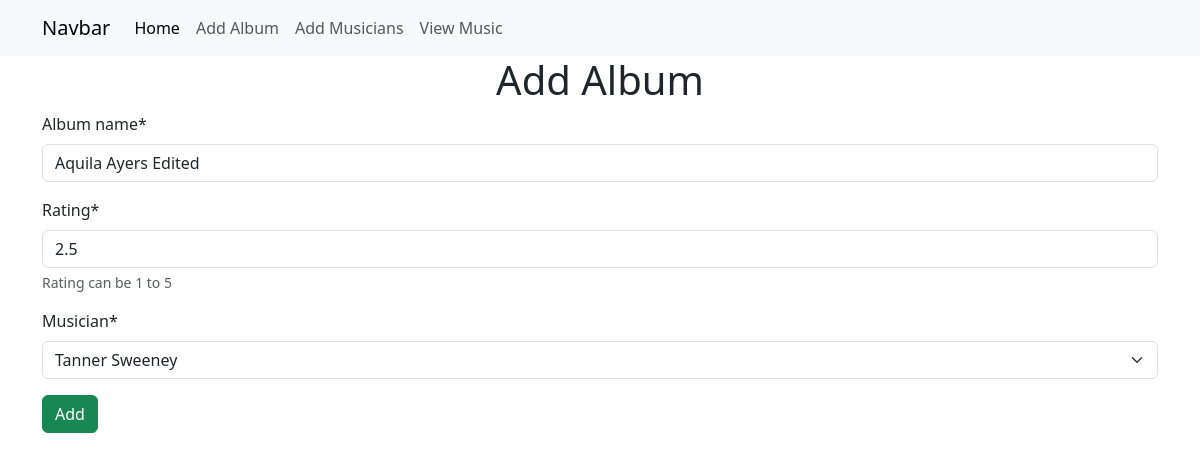
Before: /musician/edit/album/1 with the older database file.
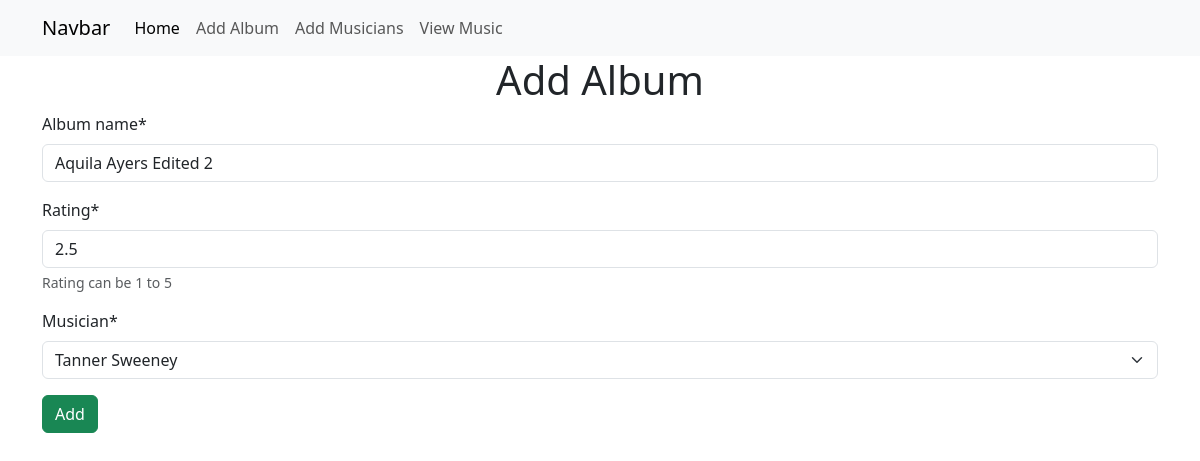
After: the same page with the newer database file.
### musicians/models.py (models this page shows, shortened)
class Album(models.Model):
    album_name = models.CharField(max_length=255)
    release_date = models.DateField(auto_now_add=True)
    rating = models.FloatField(
        validators=[MaxValueValidator(5.0), MinValueValidator(0.0)])
    musician = models.ForeignKey(Musician, on_delete=models.CASCADE)

### musicians/views.py (the view)
# urls.py: path('edit/album/<int:id>', views.edit_album, name="edit_album"),
def edit_album(request, id):
    album = Album.objects.get(pk=id)
    form = AlbumsForm(instance=album)
    if request.method == 'POST':
        form = AlbumsForm(request.POST, instance=album)
        if form.is_valid():
            form.save()
            return redirect("view_musics")
    return render(request, 'addAlbums.html', {'form': form})

### musicians/form.py
class AlbumsForm(ModelForm):
    class Meta:
        model = Album
        fields = "__all__"
        help_texts = {
            "rating": "Rating can be 1 to 5",
        }

### musicians/models.py (called while the page is built)
    def __str__(self) -> str:
        return f"{self.first_name} {self.last_name} "

### musicians/templates/addAlbums.html (shortened to what this page needs)
{% extends "base.html" %}
{% load crispy_forms_tags %}
{% block mainContent %}
    <section class="container">
        <h1 class="text-center">Add Album</h1>
        <form method="post">
            {{ form |crispy }}
            <button class="btn btn-success">Add</button>
        </form>
    </section>
{% endblock mainContent %}

Changed rows visible on the page:
changed Album "Tanner Sweeney": album_name "Aquila Ayers Edited" → "Aquila Ayers Edited 2"
